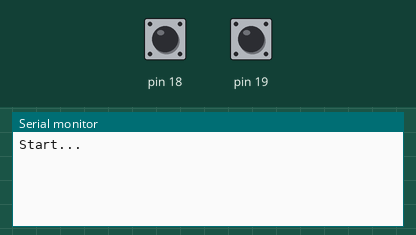
A sketch run on a simulated Arduino Mega 2560, built with avr-gcc and run on an emulated ATmega2560. Parts: the last lines printed to the serial monitor. The inputs (shaded band) are chosen by the test bench; at power-on: pin 18 HIGH, pin 19 HIGH.

Above: at 1.2 s.
1.3 s: pin 18 pulled LOW for 0.15 s
At 2.3 s:
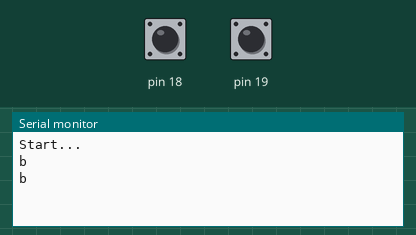
2.9 s: pin 19 pulled LOW for 0.15 s
At 3.5 s:
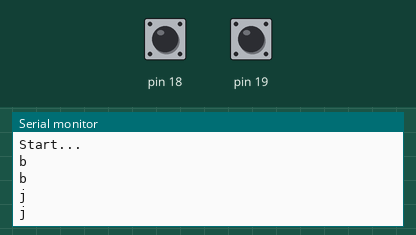

The sketch:

Interruptteszt.ino
```cpp
void setup()
{
	Serial.begin(9600);
	Serial.println("Start...");
	pinMode(18, INPUT);
	digitalWrite(18, HIGH);
	pinMode(19, INPUT);
	digitalWrite(19, HIGH);
	delay(5);
	attachInterrupt(4, doInterrupt4, CHANGE);
	attachInterrupt(5, doInterrupt5, CHANGE);
  /* add setup code here */

}

void loop()
{

  /* add main program code here */

}

void doInterrupt4()
{
	Serial.println("j");
	delay(2);
}

void doInterrupt5()
{
	Serial.println("b");
	delay(2);
}
```

Measured:
- after the input at 1.3 s, the serial monitor: prints a new line at once (image 1)
- after the input at 2.9 s, the serial monitor: prints a new line at once (image 2)
